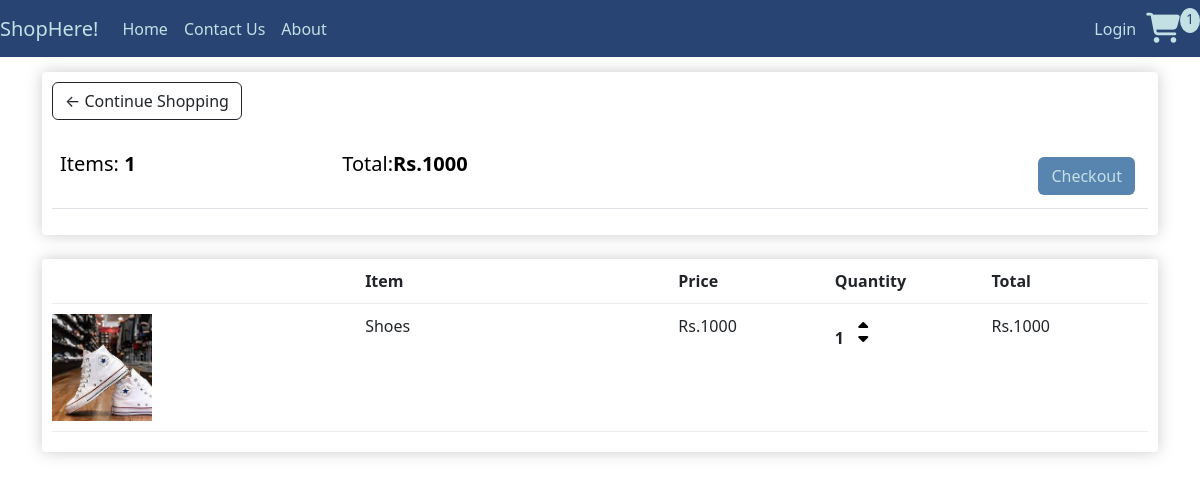
The app's page /cart/ (signed in) with its own data.
### shop/models.py (models this page shows, shortened)
class Order(models.Model):
    customer=models.ForeignKey(Customer,on_delete=models.SET_NULL,null=True,blank=True)
    date_ordered=models.DateTimeField(auto_now_add=True)
    complete=models.BooleanField(default=False)
    transaction_id=models.CharField(max_length=100,null=True)
    @property
    def get_cart_total(self):
        orderitems=self.orderitem_set.all()
        total=sum([item.get_total for item in orderitems])
        return total
    @property
    def get_cart_items(self):
        orderitems=self.orderitem_set.all()
        total=sum([item.quantity for item in orderitems])
        return total

class OrderItem(models.Model):
    product=models.ForeignKey(Product_details,on_delete=models.SET_NULL,null=True)
    order=models.ForeignKey(Order,on_delete=models.SET_NULL,null=True)
    quantity=models.IntegerField(default=0,null=True,blank=True)
    date_added=models.DateTimeField(auto_now_add=True)
    @property
    def get_total(self):
        total=self.product.price*self.quantity
        return total

class Product_details(models.Model):
    prod_id=models.AutoField
    prod_name=models.CharField(max_length=30)
    prod_desc=models.TextField()
    image = models.ImageField(upload_to='product/images', default="")
    price = models.IntegerField(default=0)
    pub_date=models.DateField(auto_now_add=True)
    category=models.CharField(max_length=50,default="Sale")
    digital = models.BooleanField(default=False, null=True, blank=True)

### shop/views.py (the view)
# urls.py: path('cart/',views.cart,name='Cart'),
def cart(request):
    data=cartData(request)
    cartItems=data['cartItems']
    order=data['order']
    items=data['items']
    context={'items':items,'order':order,'cartItems':cartItems}
    return render(request,'cart.html',context)

### shop/utilis.py (called while the page is built)
def cartData(request):
    if request.user.is_authenticated:
        customer=request.user.customer
        order,created=Order.objects.get_or_create(customer=customer,complete=False)
        items=order.orderitem_set.all()
        cartItems=order.get_cart_items
    else:
        cookieData = cookieCart(request)
        cartItems = cookieData['cartItems']
        order = cookieData['order']
        items = cookieData['items']
    return {'cartItems':cartItems,'order':order,'items':items}

### shop/templates/cart.html
{% extends 'index.html' %}
{% load static %}
{% block body %}
<div class="row">
    <div class="col-lg-12">
        <div class="box-element">
            <a class="btn btn-outline-dark" href="{% url 'index' %}">&#x2190; Continue Shopping</a>
            <br>
            <br>
            <table class="table">
                <tr>
                    <th>
                        <h5>Items: <strong>{{order.get_cart_items}}</strong></h5>
                    </th>
                    <th>
                        <h5>Total:<strong>Rs.{{order.get_cart_total}}</strong></h5>
                    </th>
                    <th>
                        <a style="float:right; margin:5px; color: #c3e0e5; background-color: #5885af;" class="btn"
                            href="{% url 'Checkout' %}">Checkout</a>
                    </th>
                </tr>
            </table>
        </div>
        <br>
        <div class="box-element">
            <div class="cart-row">
                <div style="flex:2"></div>
                <div style="flex:2"><strong>Item</strong></div>
                <div style="flex:1"><strong>Price</strong></div>
                <div style="flex:1"><strong>Quantity</strong></div>
                <div style="flex:1"><strong>Total</strong></div>
            </div>
            {% for item in items %}
            <div class="cart-row">
                <div style="flex:2"><img class="row-image" src="/media/{{item.product.image}}"></div>
                <div style="flex:2">
                    <p>{{item.product.prod_name}}</p>
                </div>
                <div style="flex:1">
                    <p>Rs.{{item.product.price}}</p>
                </div>
                <div style="flex:1">
                    <p class="quantity">{{item.quantity}}</p>
                    <div class="quantity">
                        <a data-product="{{item.product.id}}" data-action="add" class=" icons update-cart">
                            <i class="fa-solid fa-caret-up " id=" chg-quantity"></i>
                        </a>
                        <a data-product="{{item.product.id}}" data-action="remove" class=" icons update-cart">
                            <i class="fa-solid fa-caret-down " id="chg-quantity"></i>
                        </a>
                    </div>
                </div>
                <div style="flex:1">
                    <p>Rs.{{item.get_total}}</p>
                </div>
            </div>
            {% endfor %}
        </div>
    </div>
</div>
{% endblock %}

### shop/static/css/index.css (style rules this page uses)
.box-element { box-shadow:hsl(0, 0%, 80%) 0 0 16px; background-color: #fff; border-radius: 4px; padding: 10px; }
.col-lg-4, .col-lg-6, .col-lg-8, .col-lg-12 { margin-top: 30px; }
.btn { border-radius: 0; }
.row-image { width: 100px; }
.cart-row { display: flex; align-items: flex-stretch; padding-bottom: 10px; margin-bottom: 10px; border-bottom: 1px solid #ececec; }
.quantity { display: inline-block; font-weight: 700; padding-right:10px; }
.icons { text-decoration: none; color: black; margin-top: 2px; }
#chg-quantity { width: 12px; cursor: pointer; display: block; margin-top: -8px; transition:.1s; }

### records on screen
Order: get_cart_items "1", get_cart_total "1000"
OrderItem: product.image (picture), product.prod_name "Shoes", product.price "1000", quantity "1", get_total "1000"

### other values on screen
{{ cartItems }} "1"
